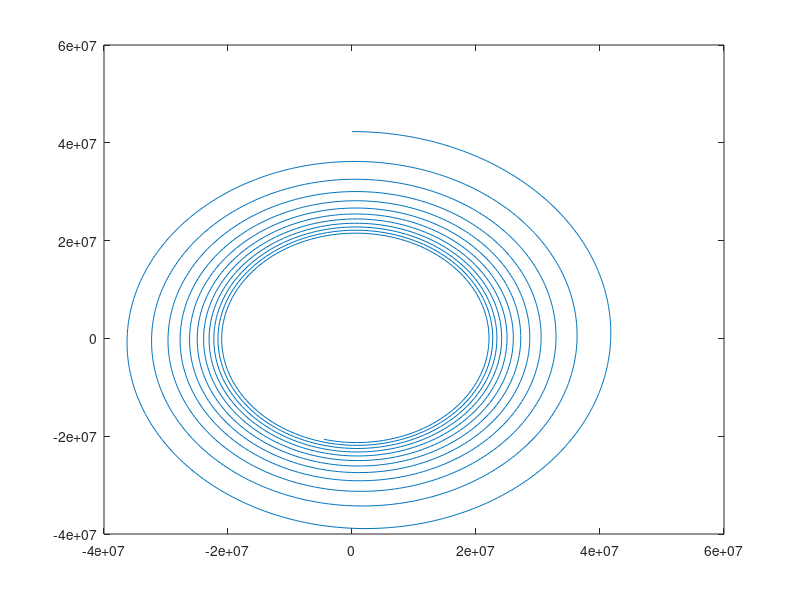

Write MATLAB code to recreate this figure.
#!/usr/bin/octave --persist
# -*- octave -*-

# movement of a satellite around a mass that increases linearly with time

hour = 3600;
day = 24 * hour;
year = 365 * day;

global G = 6.67e-11

## central mass

#sun
#global M0 = 1.985e30  #sun
#global M0_inc = M0/5/year  #...increases by 1/5th M0 per year

#earth
global M0 = 5.975e24  #earth
global M0_inc = M0/5/day  #...increases by 1/5th M0 per day

## satellite

#earth in solar orbit
#global x0 = [0; 150e9] 
#global v0 = [30000; 0]

#(initially) geostationary satellite in earth orbit
global x0 = [0; (6300+36000)*1000] 
global v0 = [2 * pi * norm(x0) / day; 0]

## simulation time
global T = 5 * day
global n_steps = 3000


function M = M(t)
  global M0
  global M0_inc
  M = M0 + M0_inc * t;
end

function g = g(x,t)
  global G
  nx = norm(x);
  g = - x * G * M(t) / (nx^3);
endfunction


##solve

#??
function va = va(XV,t)
  x = XV(1:2);
  v = XV(3:4);
  va = [v; g(x,t)];
endfunction

ts = linspace(0, T, n_steps);

xsvs = lsode('va', [x0;v0], ts);

plot(xsvs(:,1), xsvs(:,2));
